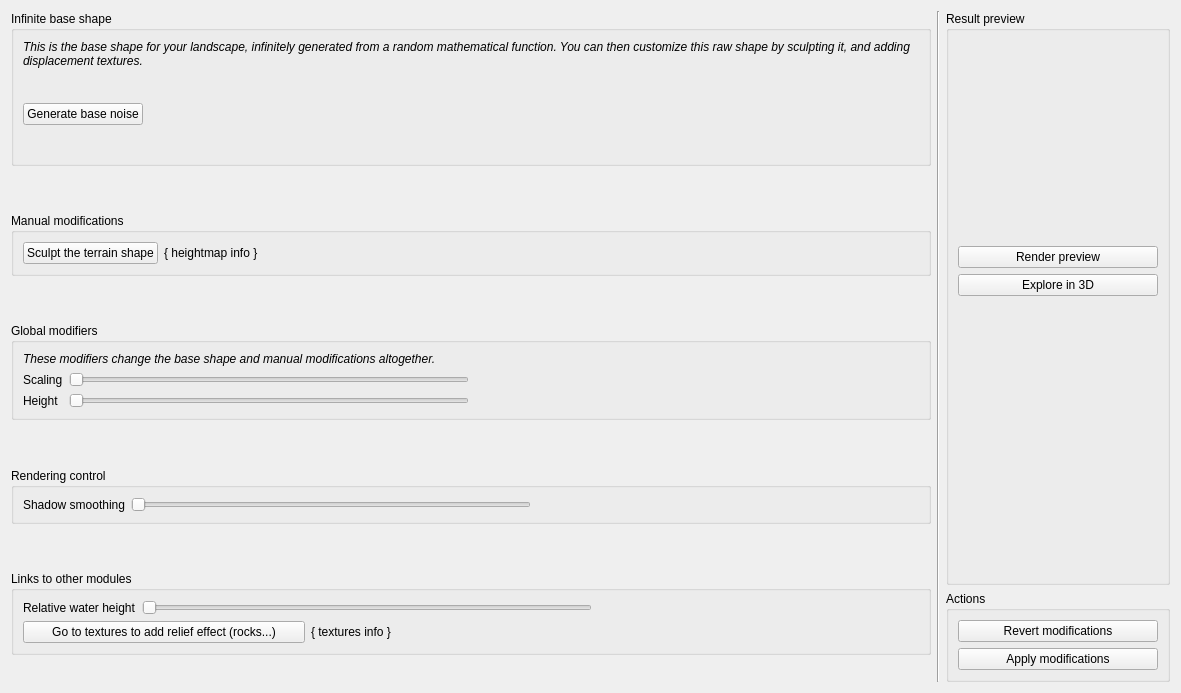
<?xml version="1.0" encoding="UTF-8"?>
<ui version="4.0">
 <class>MainTerrainForm</class>
 <widget class="QWidget" name="MainTerrainForm">
  <property name="geometry">
   <rect>
    <x>0</x>
    <y>0</y>
    <width>1181</width>
    <height>693</height>
   </rect>
  </property>
  <property name="windowTitle">
   <string>Terrain editor</string>
  </property>
  <layout class="QHBoxLayout" name="horizontalLayout">
   <item>
    <layout class="QVBoxLayout" name="verticalLayout_10">
     <property name="spacing">
      <number>20</number>
     </property>
     <item>
      <widget class="QGroupBox" name="groupBox_2">
       <property name="title">
        <string>Infinite base shape</string>
       </property>
       <property name="flat">
        <bool>true</bool>
       </property>
       <layout class="QVBoxLayout" name="verticalLayout_9">
        <item>
         <widget class="QLabel" name="label_5">
          <property name="text">
           <string>&lt;html&gt;&lt;head/&gt;&lt;body&gt;&lt;p&gt;&lt;span style=&quot; font-style:italic;&quot;&gt;This is the base shape for your landscape, infinitely generated from a random mathematical function. You can then customize this raw shape by sculpting it, and adding displacement textures.&lt;/span&gt;&lt;/p&gt;&lt;/body&gt;&lt;/html&gt;</string>
          </property>
          <property name="scaledContents">
           <bool>false</bool>
          </property>
          <property name="wordWrap">
           <bool>true</bool>
          </property>
         </widget>
        </item>
        <item>
         <layout class="QHBoxLayout" name="horizontalLayout_4">
          <item>
           <widget class="QPushButton" name="button_dialog_basenoise">
            <property name="text">
             <string>Generate base noise</string>
            </property>
            <property name="flat">
             <bool>false</bool>
            </property>
           </widget>
          </item>
          <item>
           <widget class="WidgetTerrainBaseNoisePreview" name="widget_base_noise_preview" native="true">
            <property name="sizePolicy">
             <sizepolicy hsizetype="Preferred" vsizetype="Preferred">
              <horstretch>1</horstretch>
              <verstretch>0</verstretch>
             </sizepolicy>
            </property>
            <property name="minimumSize">
             <size>
              <width>500</width>
              <height>80</height>
             </size>
            </property>
           </widget>
          </item>
         </layout>
        </item>
       </layout>
      </widget>
     </item>
     <item>
      <spacer name="verticalSpacer_2">
       <property name="orientation">
        <enum>Qt::Vertical</enum>
       </property>
       <property name="sizeHint" stdset="0">
        <size>
         <width>20</width>
         <height>40</height>
        </size>
       </property>
      </spacer>
     </item>
     <item>
      <widget class="QGroupBox" name="groupBox_3">
       <property name="title">
        <string>Manual modifications</string>
       </property>
       <property name="flat">
        <bool>true</bool>
       </property>
       <layout class="QVBoxLayout" name="verticalLayout_8">
        <item>
         <layout class="QHBoxLayout" name="horizontalLayout_2">
          <item>
           <widget class="QPushButton" name="button_dialog_painting">
            <property name="sizePolicy">
             <sizepolicy hsizetype="Minimum" vsizetype="Fixed">
              <horstretch>0</horstretch>
              <verstretch>0</verstretch>
             </sizepolicy>
            </property>
            <property name="text">
             <string>Sculpt the terrain shape</string>
            </property>
           </widget>
          </item>
          <item>
           <widget class="QLabel" name="label_painting_info">
            <property name="sizePolicy">
             <sizepolicy hsizetype="Expanding" vsizetype="Preferred">
              <horstretch>0</horstretch>
              <verstretch>0</verstretch>
             </sizepolicy>
            </property>
            <property name="text">
             <string notr="true">{ heightmap info }</string>
            </property>
           </widget>
          </item>
         </layout>
        </item>
       </layout>
      </widget>
     </item>
     <item>
      <spacer name="verticalSpacer_3">
       <property name="orientation">
        <enum>Qt::Vertical</enum>
       </property>
       <property name="sizeHint" stdset="0">
        <size>
         <width>20</width>
         <height>40</height>
        </size>
       </property>
      </spacer>
     </item>
     <item>
      <widget class="QGroupBox" name="groupBox_1">
       <property name="title">
        <string>Global modifiers</string>
       </property>
       <property name="flat">
        <bool>true</bool>
       </property>
       <layout class="QVBoxLayout" name="verticalLayout_6">
        <item>
         <widget class="QLabel" name="label_6">
          <property name="text">
           <string>&lt;html&gt;&lt;head/&gt;&lt;body&gt;&lt;p&gt;&lt;span style=&quot; font-style:italic;&quot;&gt;These modifiers change the base shape and manual modifications altogether.&lt;/span&gt;&lt;/p&gt;&lt;/body&gt;&lt;/html&gt;</string>
          </property>
          <property name="textFormat">
           <enum>Qt::RichText</enum>
          </property>
         </widget>
        </item>
        <item>
         <layout class="QFormLayout" name="formLayout">
          <property name="fieldGrowthPolicy">
           <enum>QFormLayout::AllNonFixedFieldsGrow</enum>
          </property>
          <item row="0" column="0">
           <widget class="QLabel" name="label">
            <property name="text">
             <string>Scaling</string>
            </property>
           </widget>
          </item>
          <item row="0" column="1">
           <widget class="WidgetSliderDecimal" name="input_scaling">
            <property name="maximumSize">
             <size>
              <width>400</width>
              <height>16777215</height>
             </size>
            </property>
            <property name="orientation">
             <enum>Qt::Horizontal</enum>
            </property>
           </widget>
          </item>
          <item row="1" column="0">
           <widget class="QLabel" name="label_2">
            <property name="text">
             <string>Height</string>
            </property>
           </widget>
          </item>
          <item row="1" column="1">
           <widget class="WidgetSliderDecimal" name="input_height">
            <property name="maximumSize">
             <size>
              <width>400</width>
              <height>16777215</height>
             </size>
            </property>
            <property name="orientation">
             <enum>Qt::Horizontal</enum>
            </property>
           </widget>
          </item>
         </layout>
        </item>
       </layout>
      </widget>
     </item>
     <item>
      <spacer name="verticalSpacer_4">
       <property name="orientation">
        <enum>Qt::Vertical</enum>
       </property>
       <property name="sizeHint" stdset="0">
        <size>
         <width>20</width>
         <height>40</height>
        </size>
       </property>
      </spacer>
     </item>
     <item>
      <widget class="QGroupBox" name="groupBox_6">
       <property name="title">
        <string>Rendering control</string>
       </property>
       <property name="flat">
        <bool>true</bool>
       </property>
       <layout class="QVBoxLayout" name="verticalLayout_7">
        <item>
         <layout class="QFormLayout" name="formLayout_3">
          <property name="fieldGrowthPolicy">
           <enum>QFormLayout::AllNonFixedFieldsGrow</enum>
          </property>
          <item row="0" column="0">
           <widget class="QLabel" name="label_3">
            <property name="text">
             <string>Shadow smoothing</string>
            </property>
           </widget>
          </item>
          <item row="0" column="1">
           <widget class="WidgetSliderDecimal" name="input_shadow_smoothing">
            <property name="maximumSize">
             <size>
              <width>400</width>
              <height>16777215</height>
             </size>
            </property>
            <property name="orientation">
             <enum>Qt::Horizontal</enum>
            </property>
           </widget>
          </item>
         </layout>
        </item>
       </layout>
      </widget>
     </item>
     <item>
      <spacer name="verticalSpacer_5">
       <property name="orientation">
        <enum>Qt::Vertical</enum>
       </property>
       <property name="sizeHint" stdset="0">
        <size>
         <width>20</width>
         <height>40</height>
        </size>
       </property>
      </spacer>
     </item>
     <item>
      <widget class="QGroupBox" name="groupBox_7">
       <property name="title">
        <string>Links to other modules</string>
       </property>
       <property name="flat">
        <bool>true</bool>
       </property>
       <layout class="QVBoxLayout" name="verticalLayout_3">
        <item>
         <layout class="QHBoxLayout" name="horizontalLayout_6">
          <item>
           <layout class="QVBoxLayout" name="verticalLayout_12">
            <item>
             <layout class="QFormLayout" name="formLayout_6">
              <property name="fieldGrowthPolicy">
               <enum>QFormLayout::AllNonFixedFieldsGrow</enum>
              </property>
              <item row="0" column="0">
               <widget class="QLabel" name="label_4">
                <property name="text">
                 <string>Relative water height</string>
                </property>
               </widget>
              </item>
              <item row="0" column="1">
               <widget class="WidgetSliderDecimal" name="input_water_height">
                <property name="minimumSize">
                 <size>
                  <width>450</width>
                  <height>0</height>
                 </size>
                </property>
                <property name="maximumSize">
                 <size>
                  <width>400</width>
                  <height>16777215</height>
                 </size>
                </property>
                <property name="maximum">
                 <number>499</number>
                </property>
                <property name="pageStep">
                 <number>50</number>
                </property>
                <property name="orientation">
                 <enum>Qt::Horizontal</enum>
                </property>
               </widget>
              </item>
             </layout>
            </item>
            <item>
             <layout class="QHBoxLayout" name="horizontalLayout_5">
              <item>
               <widget class="QPushButton" name="button_goto_textures">
                <property name="sizePolicy">
                 <sizepolicy hsizetype="Minimum" vsizetype="Fixed">
                  <horstretch>0</horstretch>
                  <verstretch>0</verstretch>
                 </sizepolicy>
                </property>
                <property name="maximumSize">
                 <size>
                  <width>500</width>
                  <height>16777215</height>
                 </size>
                </property>
                <property name="text">
                 <string>Go to textures to add relief effect (rocks...)</string>
                </property>
               </widget>
              </item>
              <item>
               <widget class="QLabel" name="label_info_textures">
                <property name="text">
                 <string notr="true">{ textures info }</string>
                </property>
               </widget>
              </item>
             </layout>
            </item>
           </layout>
          </item>
          <item>
           <widget class="QWidget" name="widget_8" native="true">
            <property name="sizePolicy">
             <sizepolicy hsizetype="Preferred" vsizetype="Preferred">
              <horstretch>1</horstretch>
              <verstretch>0</verstretch>
             </sizepolicy>
            </property>
            <property name="minimumSize">
             <size>
              <width>200</width>
              <height>0</height>
             </size>
            </property>
           </widget>
          </item>
         </layout>
        </item>
       </layout>
      </widget>
     </item>
     <item>
      <spacer name="verticalSpacer_6">
       <property name="orientation">
        <enum>Qt::Vertical</enum>
       </property>
       <property name="sizeHint" stdset="0">
        <size>
         <width>20</width>
         <height>40</height>
        </size>
       </property>
      </spacer>
     </item>
    </layout>
   </item>
   <item>
    <widget class="Line" name="line">
     <property name="orientation">
      <enum>Qt::Vertical</enum>
     </property>
    </widget>
   </item>
   <item>
    <layout class="QVBoxLayout" name="verticalLayout_2">
     <item>
      <widget class="QGroupBox" name="groupBox">
       <property name="title">
        <string>Result preview</string>
       </property>
       <property name="flat">
        <bool>true</bool>
       </property>
       <layout class="QVBoxLayout" name="verticalLayout_4">
        <item>
         <widget class="BasePreview" name="preview_shape" native="true">
          <property name="sizePolicy">
           <sizepolicy hsizetype="Fixed" vsizetype="Fixed">
            <horstretch>0</horstretch>
            <verstretch>0</verstretch>
           </sizepolicy>
          </property>
          <property name="minimumSize">
           <size>
            <width>200</width>
            <height>200</height>
           </size>
          </property>
          <property name="maximumSize">
           <size>
            <width>200</width>
            <height>200</height>
           </size>
          </property>
         </widget>
        </item>
        <item>
         <widget class="QPushButton" name="button_render">
          <property name="text">
           <string>Render preview</string>
          </property>
          <property name="icon">
           <iconset resource="../../../data/ui_pictures.qrc">
            <normaloff>:/buttons/logo/images/render.png</normaloff>:/buttons/logo/images/render.png</iconset>
          </property>
         </widget>
        </item>
        <item>
         <widget class="QPushButton" name="button_explore">
          <property name="text">
           <string>Explore in 3D</string>
          </property>
          <property name="icon">
           <iconset resource="../../../data/ui_pictures.qrc">
            <normaloff>:/buttons/logo/images/explore.png</normaloff>:/buttons/logo/images/explore.png</iconset>
          </property>
         </widget>
        </item>
        <item>
         <spacer name="verticalSpacer">
          <property name="orientation">
           <enum>Qt::Vertical</enum>
          </property>
          <property name="sizeHint" stdset="0">
           <size>
            <width>20</width>
            <height>40</height>
           </size>
          </property>
         </spacer>
        </item>
       </layout>
      </widget>
     </item>
     <item>
      <widget class="QGroupBox" name="groupBox_4">
       <property name="title">
        <string>Actions</string>
       </property>
       <property name="flat">
        <bool>true</bool>
       </property>
       <layout class="QVBoxLayout" name="verticalLayout_5">
        <item>
         <widget class="QPushButton" name="button_revert">
          <property name="text">
           <string>Revert modifications</string>
          </property>
          <property name="icon">
           <iconset resource="../../../data/ui_pictures.qrc">
            <normaloff>:/buttons/logo/images/revert.png</normaloff>:/buttons/logo/images/revert.png</iconset>
          </property>
         </widget>
        </item>
        <item>
         <widget class="QPushButton" name="button_apply">
          <property name="text">
           <string>Apply modifications</string>
          </property>
          <property name="icon">
           <iconset resource="../../../data/ui_pictures.qrc">
            <normaloff>:/buttons/logo/images/apply.png</normaloff>:/buttons/logo/images/apply.png</iconset>
          </property>
         </widget>
        </item>
       </layout>
      </widget>
     </item>
    </layout>
   </item>
  </layout>
 </widget>
 <customwidgets>
  <customwidget>
   <class>BasePreview</class>
   <extends>QWidget</extends>
   <header>BasePreview.h</header>
   <container>1</container>
  </customwidget>
  <customwidget>
   <class>WidgetSliderDecimal</class>
   <extends>QSlider</extends>
   <header>common/widgetsliderdecimal.h</header>
  </customwidget>
  <customwidget>
   <class>WidgetTerrainBaseNoisePreview</class>
   <extends>QWidget</extends>
   <header>terrain/widgetterrainbasenoisepreview.h</header>
   <container>1</container>
  </customwidget>
 </customwidgets>
 <resources>
  <include location="../../../data/ui_pictures.qrc"/>
 </resources>
 <connections/>
</ui>
